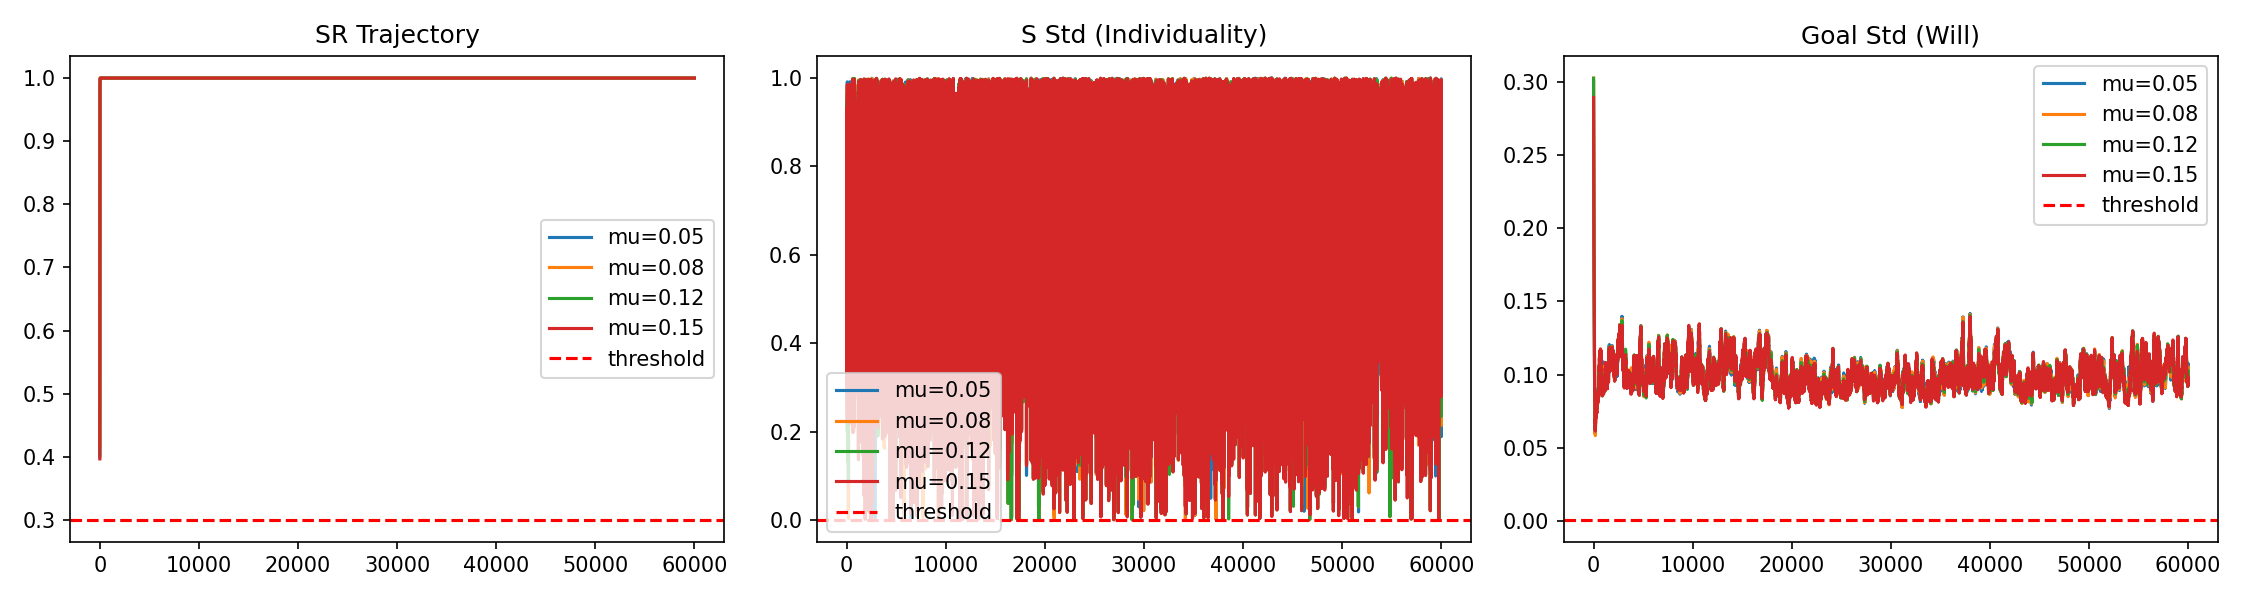

Recreate this plot in Python.
import numpy as np
import pandas as pd
import matplotlib.pyplot as plt

# =========================
# CONFIG
# =========================
N = 50
T = 60000
C_star = 1.0
gamma_scale = 2.0

eta = 0.3
alpha = 0.5
k = 0.8
beta = 0.15
lambda_goal = 0.005
lambda2 = 0.005

# v19b 핵심
decay = 0.99
S_target = 0.45
mu_list = [0.05, 0.08, 0.12, 0.15]

np.random.seed(42)

# =========================
# DATA
# =========================
BASE_PATH = r"C:\Users\trini\OneDrive\Desktop"

dielectron = pd.read_csv(f"{BASE_PATH}\\dielectron.csv")["M"].values
dielectron = dielectron[~np.isnan(dielectron)]

higgs_raw = pd.read_csv(f"{BASE_PATH}\\higgs.csv")["DER_mass_MMC"].values
higgs = higgs_raw[higgs_raw != -999.0]
higgs = higgs[~np.isnan(higgs)]

data = np.concatenate([dielectron, higgs])
data = (data - np.mean(data)) / (np.std(data) + 1e-8)

print(f"데이터 로드 완료: {len(data)}개")

# =========================
# ZETA
# =========================
zeta_imag = np.array([
    14.1347, 21.0220, 25.0109, 30.4249, 32.9351,
    37.5862, 40.9187, 43.3271, 48.0052, 49.7738,
    52.9703, 56.4462, 59.3470, 60.8318, 65.1125,
    67.0798, 69.5464, 72.0672, 75.7047, 77.1448,
    79.3374, 82.9104, 84.7355, 87.4253, 88.8091,
    92.4919, 94.6513, 95.8706, 98.8312, 101.3178,
    103.7255, 105.4466, 107.1686, 111.0295, 111.8747,
    114.3202, 116.2267, 118.7908, 121.3701, 122.9468,
    124.2568, 127.5167, 129.5787, 131.0877, 133.4977,
    134.7565, 138.1160, 139.7362, 141.1237, 143.1118
])

gamma_i = gamma_scale * (zeta_imag / np.max(zeta_imag))
gamma_i = np.clip(gamma_i, 0.05, None)

omega_i = zeta_imag

def zeta_oscillator(t, phase_i):
    return np.sin(omega_i * t * 0.001 + phase_i)

# =========================
# RUN FUNCTION
# =========================
def run_simulation(mu):

    S = np.random.rand(N)
    Goal = np.random.rand(N)
    SR = np.zeros(N)
    C = np.zeros(N)
    phase_i = np.random.uniform(0, 2*np.pi, N)

    SR_log, S_std_log, Goal_std_log = [], [], []

    for t in range(T):

        Phi = zeta_oscillator(t, phase_i)
        Phi = np.tanh(Phi)
        Phi_eff = Phi * (1 - SR)

        Reward = data[t % len(data)]

        # 분모 안전
        denom = 1 + gamma_i * (S + Phi_eff)
        denom = np.where(np.abs(denom) < 1e-8, 1e-8, denom)

        # ✅ centering force 추가 (Option 2)
        S = (S + Phi_eff + Reward - mu * (S - S_target)) / denom

        # soft bounding
        S = np.tanh(S)

        # Goal learning
        S_mean = np.mean(S)
        Goal += lambda_goal * (1 - S) * (S_mean - Goal)
        Goal += lambda2 * (Reward - Goal)

        # C decay 유지
        C = decay * C + alpha * np.abs(S * (1 - S))

        # SR
        SR = 1 / (1 + np.exp(-k * (C - C_star)))

        SR_log.append(np.mean(SR))
        S_std_log.append(np.std(S))
        Goal_std_log.append(np.std(Goal))

    return SR_log, S_std_log, Goal_std_log

# =========================
# RUN ALL
# =========================
results = {}

for mu in mu_list:
    print(f"\nRunning mu = {mu} ...")
    SR_log, S_std_log, Goal_std_log = run_simulation(mu)
    print(f"  Final SR:       {SR_log[-1]:.6f}")
    print(f"  Final S Std:    {S_std_log[-1]:.6f}")
    print(f"  Final Goal Std: {Goal_std_log[-1]:.6f}")

    results[mu] = {
        "SR": SR_log,
        "S_std": S_std_log,
        "Goal_std": Goal_std_log
    }

# =========================
# PLOT
# =========================
plt.figure(figsize=(15, 4))

plt.subplot(1, 3, 1)
for mu in mu_list:
    plt.plot(results[mu]["SR"], label=f"mu={mu}")
plt.axhline(y=0.3, linestyle='--', color='red', label='threshold')
plt.title("SR Trajectory")
plt.legend()

plt.subplot(1, 3, 2)
for mu in mu_list:
    plt.plot(results[mu]["S_std"], label=f"mu={mu}")
plt.axhline(y=0.001, linestyle='--', color='red', label='threshold')
plt.title("S Std (Individuality)")
plt.legend()

plt.subplot(1, 3, 3)
for mu in mu_list:
    plt.plot(results[mu]["Goal_std"], label=f"mu={mu}")
plt.axhline(y=0.001, linestyle='--', color='red', label='threshold')
plt.title("Goal Std (Will)")
plt.legend()

plt.tight_layout()
plt.savefig(f"{BASE_PATH}\\philia_v19b_mu_scan.png", dpi=150)
plt.show()

print("\nmu 스캔 완료")
